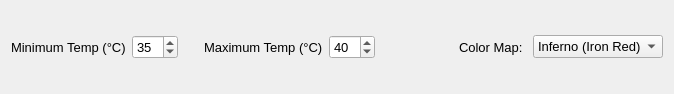
<?xml version="1.0" encoding="UTF-8"?>
<ui version="4.0">
 <class>ThermalRange</class>
 <widget class="QWidget" name="ThermalRange">
  <property name="geometry">
   <rect>
    <x>0</x>
    <y>0</y>
    <width>674</width>
    <height>94</height>
   </rect>
  </property>
  <property name="windowTitle">
   <string>Form</string>
  </property>
  <layout class="QVBoxLayout" name="verticalLayout">
   <item>
    <layout class="QHBoxLayout" name="horizontalLayout_4">
     <item>
      <layout class="QHBoxLayout" name="horizontalLayout_3">
       <item>
        <widget class="QLabel" name="minTempLabel">
         <property name="font">
          <font>
           <pointsize>10</pointsize>
          </font>
         </property>
         <property name="text">
          <string>Minimum Temp (°C)</string>
         </property>
        </widget>
       </item>
       <item>
        <widget class="QSpinBox" name="minTempSpinBox">
         <property name="font">
          <font>
           <pointsize>10</pointsize>
          </font>
         </property>
         <property name="minimum">
          <number>-30</number>
         </property>
         <property name="maximum">
          <number>50</number>
         </property>
         <property name="value">
          <number>35</number>
         </property>
        </widget>
       </item>
       <item>
        <spacer name="horizontalSpacer">
         <property name="orientation">
          <enum>Qt::Horizontal</enum>
         </property>
         <property name="sizeType">
          <enum>QSizePolicy::Minimum</enum>
         </property>
         <property name="sizeHint" stdset="0">
          <size>
           <width>20</width>
           <height>20</height>
          </size>
         </property>
        </spacer>
       </item>
       <item>
        <widget class="QLabel" name="maxTempLabel">
         <property name="font">
          <font>
           <pointsize>10</pointsize>
          </font>
         </property>
         <property name="text">
          <string>Maximum Temp (°C)</string>
         </property>
        </widget>
       </item>
       <item>
        <widget class="QSpinBox" name="maxTempSpinBox">
         <property name="font">
          <font>
           <pointsize>10</pointsize>
          </font>
         </property>
         <property name="minimum">
          <number>-30</number>
         </property>
         <property name="maximum">
          <number>50</number>
         </property>
         <property name="value">
          <number>40</number>
         </property>
        </widget>
       </item>
       <item>
        <spacer name="horizontalSpacer_2">
         <property name="orientation">
          <enum>Qt::Horizontal</enum>
         </property>
         <property name="sizeType">
          <enum>QSizePolicy::Expanding</enum>
         </property>
         <property name="sizeHint" stdset="0">
          <size>
           <width>40</width>
           <height>20</height>
          </size>
         </property>
        </spacer>
       </item>
       <item>
        <widget class="QLabel" name="colorMapLabel">
         <property name="font">
          <font>
           <pointsize>10</pointsize>
          </font>
         </property>
         <property name="text">
          <string>Color Map: </string>
         </property>
        </widget>
       </item>
       <item>
        <widget class="QComboBox" name="colorMapComboBox">
         <property name="font">
          <font>
           <pointsize>10</pointsize>
          </font>
         </property>
         <item>
          <property name="text">
           <string>Inferno (Iron Red)</string>
          </property>
         </item>
         <item>
          <property name="text">
           <string>Black Hot</string>
          </property>
         </item>
         <item>
          <property name="text">
           <string>White Hot</string>
          </property>
         </item>
         <item>
          <property name="text">
           <string>Hot (Fulgurite)</string>
          </property>
         </item>
         <item>
          <property name="text">
           <string>Jet (Rainbow2)</string>
          </property>
         </item>
        </widget>
       </item>
      </layout>
     </item>
    </layout>
   </item>
  </layout>
 </widget>
 <resources/>
 <connections/>
</ui>
